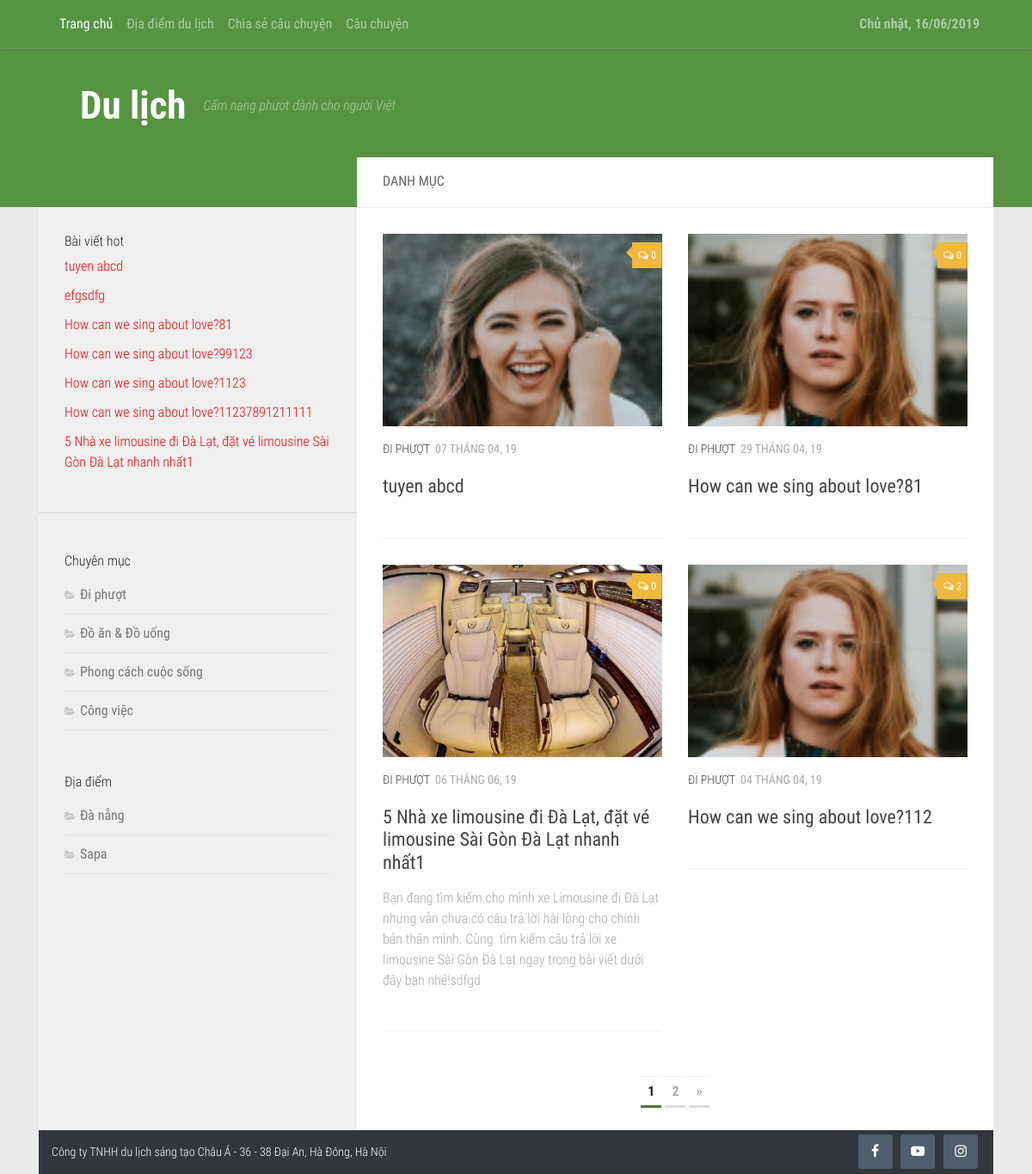
/danhmuctintuc.php?id=15, run on an earlier commit of the app's database.
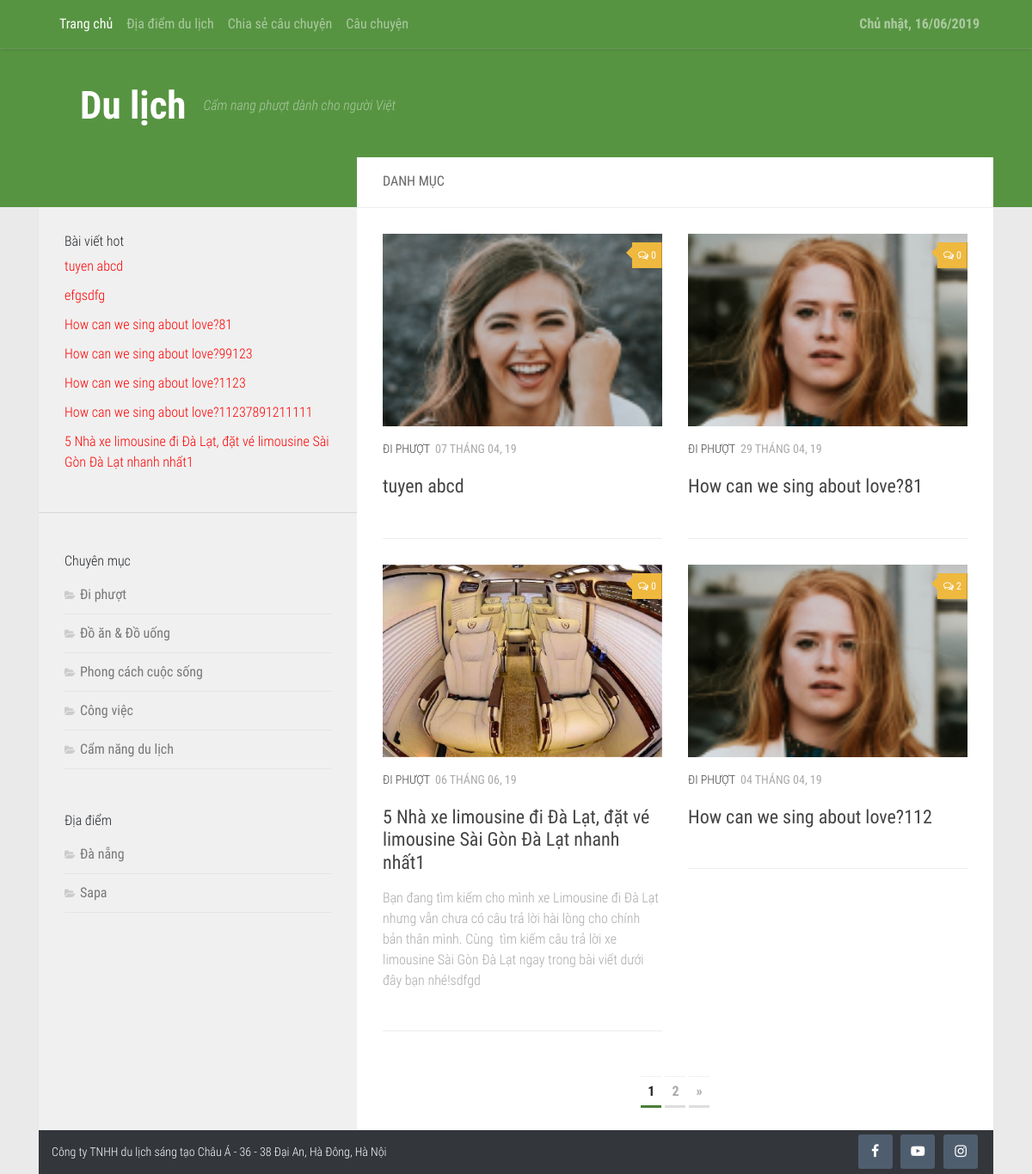
And on a later commit of the database.
### tables this page shows
CREATE TABLE `tintuc` (
  `tintuc_id` int(11) NOT NULL,
  `danhmuc_id` int(11) DEFAULT NULL,
  `tintuc_ten` varchar(150) DEFAULT NULL,
  `tintuc_mota` text NOT NULL,
  `tintuc_noidung` text,
  `tintuc_anh` varchar(100) DEFAULT NULL,
  `tintuc_ngaytao` date DEFAULT NULL,
  `tintuc_hot` tinyint(4) DEFAULT NULL
);

CREATE TABLE `danhmuc` (
  `danhmuc_id` int(11) NOT NULL,
  `danhmuc_ten` varchar(100) NOT NULL,
  `danhmuc_vitri` int(11) NOT NULL,
  `danhmuc_ngaytao` date NOT NULL
);

CREATE TABLE `diadiem` (
  `diadiem_id` int(11) NOT NULL,
  `diadiem_ten` varchar(150) NOT NULL,
  `diadiem_anh` varchar(100) NOT NULL,
  `diadiem_ngaytao` date NOT NULL,
  `diadiem_vitri` int(11) NOT NULL
);

### danhmuctintuc.php (the view, shortened to what this page needs)
<?php include('includes/mysqli_connect.php');?>
<?php include('includes/functions.php');?>
<?php include('includes/header.php');?>
<?php
$type = 'tintuc';
if($id = validate_id($_GET['id'])) {
    $display = 4;
    $posts = fetch_categories_news($display, $id);
    $type = 'tintuc';
    $start = (isset($_GET['s']) && filter_var($_GET['s'], FILTER_VALIDATE_INT, array('min_range' => 1))) ? $_GET['s'] : 0;
} else {
    redirect_to();
}
 ?>
<main id="main">
  <div class="container">
    <div class="row">
      <div class="col-md-12">
        <div class="wrapper-main">
          <div class="row m-0">
            <div class="col-md-4 p-0">
              <?php include('includes/sidebar.php');?>
            </div>
            <div class="col-md-8 p-0">
              <div class="wrapper-main-content">
                <h2 class="title"> DANH MỤC </h2>
                <div class="row">
                  <div class="col-md-12">
                    <div class="box-content">
                      <div id="grid-wrapper" class="post-list clearfix">
                        <div class="row">
                          <?php
                          if(!empty($posts)){
                            foreach ($posts as $post) {
                              $countComment = countComment($type, $post['tintuc_id']);
                              if($countComment > 0) {
                                $count = $countComment;
                              } else {
                                $count = 0;
                              }
                             echo "
                                  <div class='col-md-6'>
                                    <article class='clearfix post'>
                                      <div class='post-inner post-hover'>
                                          <div class='post-thumbnail featured-img-thumb-large'>
                                              <a href='single.php?id={$post['tintuc_id']}' title=''>
                                                  <img src='".BASE_URL."/admin/uploads/images/{$post['tintuc_anh']}' class='img-fluid' alt=''>
                                              </a>
                                              <a class='post-comments' href='single.php?id={$post['tintuc_id']}#disscuss'><span><i class='fa fa-comments-o'></i>{$count}</span></a>
                                          </div>
                                          <div class='post-meta clearfix'>
                                              <p class='post-category'><a href='danhmuctintuc.php?id={$post['danhmuc_id']}'>{$post['danhmuc_ten']}</a></p>
                                              <p class='post-date'>
                                                  <time class='published'>{$post['date']}</time>
                                              </p>
                                          </div>
                                          <h2 class='post-title'>
                                            <a href='single.php?id={$post['tintuc_id']}' title='{$post['tintuc_ten']}'>{$post['tintuc_ten']}</a>
                                          </h2>
                                          <div class='excerpt'>
                                              <p>{$post['tintuc_mota']}</p>
                                          </div>
                                      </div>
                                    </article>
                                </div>
                              ";
                            }
                          } else {
                            $messages = "<p>Không có bài viết nào</p>";
                          }
                          ?>
                        </div>
                      </div>
                      <?php echo pagination_category($id ,$display , 'tintuc', 'danhmuc');  ?>
                    </div>
                  </div>
                </div>
              </div>
            </div>
          </div>
        </div>
      </div>
    </div>
  </div>
</main>
<?php include('includes/footer.php');?>

### includes/header.php (shortened to what this page needs)
<!DOCTYPE html>
<html lang="en">
	<head>
		<link href="assets/css/bootstrap.min.css" rel="stylesheet">
		<link href="assets/css/style.css" rel="stylesheet">
		<link rel="stylesheet" href="assets/lib/font-awesome/css/font-awesome.min.css">
		<link rel="stylesheet" href="assets/roboto-condensed/roboto-condensed.css">
	</head>
	<body>
		<header id="header">
			<div class="wrapper-nav">
				<div class="container">
					<div class="row">
						<div class="col-md-12">
							<nav class="navbar navbar-expand-md navbar-dark nav-top">
								<div class="collapse navbar-collapse" id="navbarsExample04">
									<ul class="navbar-nav mr-auto">
										<li class="nav-item active">
											<a class="nav-link" href="index.php">Trang chủ</a>
										</li>
										<li class="nav-item">
											<a class="nav-link" href="diadiemdulich.php">Địa điểm du lịch</a>
										</li>
										<li class="nav-item">
											<a class="nav-link" href='post-story.php'>Chia sẻ câu chuyện</a>
										</li>
										<li class="nav-item">
											<a class="nav-link" href="cauchuyen.php">Câu chuyện</a>
										</li>
									</ul>
									<div class="clock fl">
									    <span id="digclock" style="font-weight: 700;"></span>
									</div>
								</div>
							</nav>
						</div>
					</div>
				</div>
			</div>
			<div class="wrapper-logo">
				<div class="container">
					<div class="row">
						<div class="col-md-12">
							<div class="box-logo clearfix">
								<p class="site-title"><a href="index.php">Du lịch</a></p>
								<p class="site-description">Cẩm nang phượt dành cho người Việt</p>
							</div>
						</div>
					</div>
				</div>
			</div>
		</header>

### includes/sidebar.php (shortened to what this page needs)
<aside id="aside">
  <div class="sidebar-sticky">
    <div class="wrapper-post-hot">
      <h3 class="title">
        Bài viết hot
      </h3>
      <ul class="list-post-hot">
        <?php
          $query = "SELECT tintuc_id, tintuc_ten FROM tintuc WHERE tintuc_hot = 1 ORDER BY tintuc_id ASC LIMIT 0, 10";
          $result = $dbc->query($query);
          while ($news = $result->fetch_array(MYSQLI_ASSOC)) {
              echo "<li><a href='single.php?id={$news['tintuc_id']}'";
              echo ">".$news['tintuc_ten']. "</a></li>";
          }
         ?>
      </ul>
    </div>
    <hr>
    <div class="wrapper-categories">
      <h3 class="title">
        Chuyên mục
      </h3>
      <ul>
        <?php
          $query = "SELECT * FROM danhmuc ORDER BY danhmuc_id ASC";
          $result = $dbc->query($query);
          while ($cats = $result->fetch_array(MYSQLI_ASSOC)) {
              echo "<li class='cat-item'><a href='danhmuctintuc.php?id={$cats['danhmuc_id']}'";
              echo ">".$cats['danhmuc_ten']. "</a></li>";
          }
         ?>
      </ul>
    </div>
    <div class="wrapper-categories">
      <h3 class="title">
        Địa điểm
      </h3>
      <ul>
        <?php
          $query = "SELECT * FROM diadiem ORDER BY diadiem_id ASC";
          $result = $dbc->query($query);
          while ($location = $result->fetch_array(MYSQLI_ASSOC)) {
              echo "<li class='cat-item'><a href='diadiem.php?id={$location['diadiem_id']}'";
              echo ">".$location['diadiem_ten']. "</a></li>";
          }
         ?>
      </ul>
    </div>
  </div>
</aside>

### includes/functions.php (shortened to what this page needs)
<?php
    function validate_id($id) {
        if(isset($id) && filter_var($id, FILTER_VALIDATE_INT, array('min_range' =>1))) {
            $val_id = $id;
            return $val_id;
        } else {
            return NULL;
        }
    }
    function fetch_categories_news($display = 5, $id) {
        global $dbc;
        $start = (isset($_GET['s']) && filter_var($_GET['s'], FILTER_VALIDATE_INT, array('min_range' => 1))) ? $_GET['s'] : 0;
        $query = "SELECT n.tintuc_hot ,n.tintuc_id ,n.tintuc_ten, n.tintuc_mota, n.tintuc_noidung, n.tintuc_anh, DATE_FORMAT(n.tintuc_ngaytao, '%d Tháng %m, %y') AS date, c.danhmuc_ten, c.danhmuc_id ";
        $query .= " FROM tintuc AS n ";
        $query .= " INNER JOIN danhmuc AS c ";
        $query .= " USING (danhmuc_id) WHERE c.danhmuc_id = '{$id}' ORDER BY n.tintuc_hot DESC LIMIT {$start}, {$display}";
        $result = $dbc->query($query);
        if($result->num_rows > 0) {
            $posts = array();
            while($results = $result->fetch_array(MYSQLI_ASSOC)) {
                $posts[] = $results;
            }
            return $posts;
        } else {
            return FALSE;
        }
    }
    function countComment($type, $id) {
        global $dbc;
        $query = "SELECT count(binhluan_id) FROM binhluan WHERE binhluan_kieu = '{$type}' AND foreign_id = {$id}";
        $result = $dbc->query($query);
        if($result->num_rows > 0) {
            list($count) = $result->fetch_array(MYSQLI_NUM);
          return $count;
        } else{
          return FALSE;
        }
    }
    function pagination_category($id = NULL ,$display = 5, $table, $cat){
        global $dbc; global $start;
        if(isset($_GET['p']) && filter_var($_GET['p'], FILTER_VALIDATE_INT, array('min_range' => 1))) {
            $page = $_GET['p'];
        } else {
            $query = "SELECT COUNT({$table}_id) FROM {$table} WHERE {$cat}_id = $id";
            $result = $dbc->query($query);
            list($record) = $result->fetch_array(MYSQLI_NUM);
            if($record > $display) {
                $page = ceil($record/$display);
            } else {
                $page = 1;
            }
        }
        $output = "<nav class='pagination clearfix'><div class='wp-pagenavi'>";
        if($page > 1) {
            $current_page = ($start/$display) + 1;
            for($i = 1; $i <= $page; $i++) {
                if($i != $current_page) {
                    $output .= "<a class='page larger' href='?id={$id}&s=".($display * ($i - 1))."&p={$page}'>{$i}</a>";
                } else {
                    $output .= "<a class='page larger current'>{$i}</a>";
                }
            }
            if($current_page != $page) {
                $output .= "<a class='nextpostslink ".$current_page."' rel='next' href='?id={$id}&s=".($start + $display)."&p={$page}'>»</a>";
            }
        }
            $output .= "</div></nav>";
            return $output;
    }
?>

### includes/footer.php (shortened to what this page needs)
    <footer id="footer">
		<div class="container">
			<div class="row">
				<div class="col-md-12">
					<div class="wrapper-footer">
						<div class="row">
							<div class="col-md-6">
								<div class="address">
									<p>Công ty TNHH du lịch sáng tạo Châu Á - 36 - 38 Đại An, Hà Đông, Hà Nội</p>
								</div>
							</div>
							<div class="col-md-6">
								<div class="social">
									<ul>
										<li><a href='' target='_blank'><i class="fa fa-facebook" aria-hidden="true"></i></a></li>
										<li><a href='' target='_blank'><i class="fa fa-youtube-play" aria-hidden="true"></i></a></li>
										<li><a href='' target='_blank'><i class="fa fa-instagram" aria-hidden="true"></i></a></li>
									</ul>
								</div>
							</div>
						</div>
					</div>
				</div>
			</div>
		</div>
	</footer>
  </body>
</html>

What changed in the data, as far as the page shows it:
added danhmuc: danhmuc_ten "Cẩm năng du lịch"
